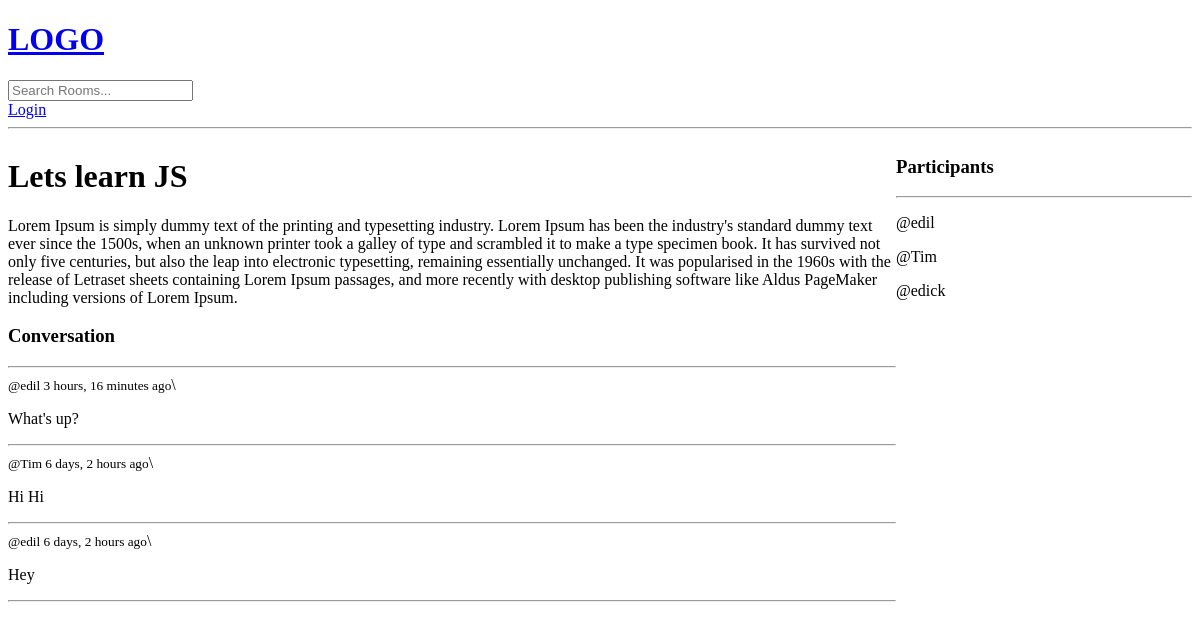
Page /room/1 on the earlier database version.
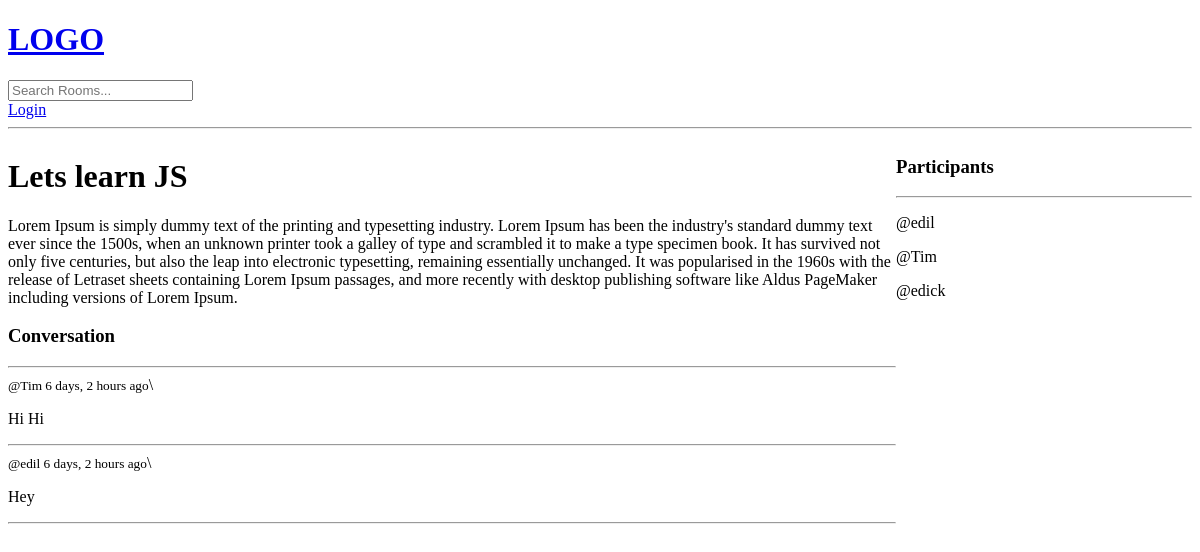
Same page on the later database version.
### base/models.py (models this page shows, shortened)
class Room(models.Model):
    host = models.ForeignKey(User, on_delete=models.SET_NULL, null=True)
    topic = models.ForeignKey(Topic, on_delete=models.SET_NULL, null=True)
    name = models.CharField(max_length=50, null=False, blank=False)
    description = models.TextField(null=True, blank=True)
    participants = models.ManyToManyField(User, related_name='participants', blank=True)
    update = models.DateTimeField(auto_now=True)
    created = models.DateTimeField(auto_now_add=True)
    class Meta:
        ordering = ['-update', '-created']

class Message(models.Model):
    user = models.ForeignKey(User, on_delete=models.CASCADE)
    room = models.ForeignKey(Room, on_delete=models.CASCADE)
    body = models.TextField()
    update = models.DateTimeField(auto_now=True)
    created = models.DateTimeField(auto_now_add=True)
    class Meta:
        ordering = ['-update', '-created']

### base/views.py (the view, shortened to what this page needs)
# urls.py: path('room/<str:pk>', views.room, name="room"),
def room(request, pk):
    room = Room.objects.get(id=pk)
    room_messages = room.message_set.all()
    participants = room.participants.all()
    context = {'room': room, 'room_messages': room_messages, 'participants': participants}
    return render(request, 'base/room.html', context)

### base/templates/base/room.html (shortened to what this page needs)
{% extends 'main.html' %}
{% block content %}
<div class="room-container">
    <div>
        <h1>{{room.name}}</h1>
        <p>{{room.description}}</p>
        <div class="comment-wrapper">
            <h3>Conversation</h3>
            <hr>
            {% for message in room_messages %}
                <div>
                    <small>@{{message.user}}  {{message.created|timesince}} ago</small>\
                    <p>{{message.body}}</p>
                    <hr>
                </div>
            {% endfor %}
        </div>
    </div>
    <div>
        <h3>Participants</h3>
        <hr>
        {% for user in participants %}
            <div>
                <p>
                    @{{user.username}}
                </p>
            </div>
        {% endfor %}
    </div>
</div>
{% endblock content %}

### templates/main.html (shortened to what this page needs)
<!DOCTYPE html>
<html>
<head>
</head>
<body>
    {% include 'navbar.html' %}
    {% block content %}
    {% endblock content %}
</body>
</html>

### templates/navbar.html
<a href="/">
    <h1>LOGO</h1>
</a>
<form method="GET" action="{% url 'home' %}">
    <input type="text" name="q" placeholder="Search Rooms...">
</form>
{% if request.user.is_authenticated %}
<p>Hello {{request.user}}</p>
<a href="{% url 'logout' %}">Logout</a>
{% else %}
<a href="{% url 'login' %}">Login</a>
{% endif %}
<hr>

### base/templates/base/room.html (style rules this page uses)
.room-container { display: grid; grid-template-columns: 3fr 1fr; }

Differences in the rows shown:
removed Message: user "edil", created "3 hours, 16 minutes", body "What's up?"
